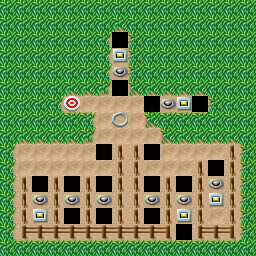

A 2D game scene composited from a Tiled map and its tileset images. What follows is a short description and the map's XML, with each tile layer's data collapsed to a summary:
An orthogonal 16x16 tile map with 16x16 px tiles, 3 tile layers (Grass, Ground, Wall), 2 tilesets and 33 objects (8x 2_Rotate, 6x Nest, player-start, Finish, RotateButton8, ...).

<map version="1.10" tiledversion="1.10.2" orientation="orthogonal" renderorder="right-down" width="16" height="16" tilewidth="16" tileheight="16" infinite="0" nextlayerid="554" nextobjectid="2218">
 <properties>
  <property name="excalibur" type="bool" value="true" />
 </properties>
 <tileset firstgid="1" name="tileset" tilewidth="16" tileheight="16" tilecount="48" columns="8">
  <image source="1level.png" width="128" height="96" />
 </tileset>
 <tileset firstgid="49" name="tile_finish" tilewidth="16" tileheight="16" tilecount="4" columns="4">
  <image source="tile_finish.png" width="64" height="16" />
  <tile id="0">
   <animation>
    <frame tileid="0" duration="90" />
    <frame tileid="1" duration="90" />
    <frame tileid="2" duration="90" />
    <frame tileid="3" duration="90" />
   </animation>
  </tile>
 </tileset>
 <layer id="542" name="Grass" width="16" height="16">
  <data>[256 cells, 117 non-empty, 5 distinct tile ids]</data>
 </layer>
 <layer id="544" name="Ground" width="16" height="16">
  <data>[256 cells, 50 non-empty, 8 distinct tile ids]</data>
 </layer>
 <layer id="543" name="Wall" width="16" height="16">
  <data>[256 cells, 73 non-empty, 11 distinct tile ids]</data>
 </layer>
 <objectgroup id="549" name="Camera">
  <object id="2195" name="player-start" x="120" y="120">
   <point />
  </object>
 </objectgroup>
 <objectgroup id="550" name="Finish">
  <object id="2197" name="Finish" gid="45" x="64" y="112" width="16" height="16">
   <properties>
    <property name="CollisionType" value="Passive" />
   </properties>
  </object>
 </objectgroup>
 <objectgroup id="551" name="RotateButtons">
  <properties>
   <property name="array" value="RotateButton1=true,RotateButton2=false,RotateButton3=true,RotateButton4=false,RotateButton5=true,RotateButton6=false,RotateButton7=true,RotateButton8=true" />
  </properties>
  <object id="2198" name="RotateButton8" gid="23" x="32" y="208" width="16" height="16" />
  <object id="2199" name="RotateButton7" gid="23" x="64" y="208" width="16" height="16" />
  <object id="2200" name="RotateButton6" gid="23" x="96" y="208" width="16" height="16" />
  <object id="2201" name="RotateButton5" gid="23" x="144" y="208" width="16" height="16" />
  <object id="2202" name="RotateButton4" gid="23" x="176" y="208" width="16" height="16" />
  <object id="2203" name="RotateButton3" gid="23" x="208" y="192" width="16" height="16" />
  <object id="2204" name="RotateButton2" gid="23" x="160" y="112" width="16" height="16" />
  <object id="2205" name="RotateButton1" gid="23" x="112" y="80" width="16" height="16" />
 </objectgroup>
 <objectgroup id="552" name="ConvertorButtons">
  <properties>
   <property name="array" value="ConvertorButton1=true,ConvertorButton2=false,ConvertorButton3=false,ConvertorButton4=true,ConvertorButton5=true" />
  </properties>
  <object id="2206" name="ConvertorButton5" gid="39" x="32" y="224" width="16" height="16" />
  <object id="2207" name="ConvertorButton4" gid="39" x="176" y="224" width="16" height="16" />
  <object id="2208" name="ConvertorButton3" gid="39" x="208" y="208" width="16" height="16" />
  <object id="2209" name="ConvertorButton2" gid="39" x="176" y="112" width="16" height="16" />
  <object id="2210" name="ConvertorButton1" gid="39" x="112" y="64" width="16" height="16" />
 </objectgroup>
 <objectgroup id="553" name="Nests">
  <object id="2212" name="Nest" gid="46" x="64" y="224" width="16" height="16">
   <properties>
    <property name="CollisionType" value="Passive" />
   </properties>
  </object>
  <object id="2213" name="Nest" gid="46" x="96" y="224" width="16" height="16">
   <properties>
    <property name="CollisionType" value="Passive" />
   </properties>
  </object>
  <object id="2214" name="Nest" gid="46" x="144" y="224" width="16" height="16">
   <properties>
    <property name="CollisionType" value="Passive" />
   </properties>
  </object>
  <object id="2215" name="Nest" gid="46" x="176" y="240" width="16" height="16">
   <properties>
    <property name="CollisionType" value="Passive" />
   </properties>
  </object>
  <object id="2216" name="Nest" gid="46" x="192" y="112" width="16" height="16">
   <properties>
    <property name="CollisionType" value="Passive" />
   </properties>
  </object>
  <object id="2217" name="Nest" gid="46" x="112" y="48" width="16" height="16">
   <properties>
    <property name="CollisionType" value="Passive" />
   </properties>
  </object>
 </objectgroup>
 <objectgroup id="545" name="Convertor">
  <object id="2182" name="Convertor_Down" gid="44" x="96" y="160" width="16" height="16">
   <properties>
    <property name="CollisionType" value="Passive" />
   </properties>
  </object>
  <object id="2184" name="Convertor_Up" gid="43" x="144" y="160" width="16" height="16">
   <properties>
    <property name="CollisionType" value="Passive" />
   </properties>
  </object>
 </objectgroup>
 <objectgroup id="546" name="Rotate">
  <object id="2185" name="2_Rotate" gid="30" x="208" y="176" width="16" height="16">
   <properties>
    <property name="CollisionType" value="Passive" />
    <property name="state" value="Y" />
   </properties>
  </object>
  <object id="2186" name="2_Rotate" gid="30" x="176" y="192" width="16" height="16">
   <properties>
    <property name="CollisionType" value="Passive" />
    <property name="state" value="Y" />
   </properties>
  </object>
  <object id="2187" name="2_Rotate" gid="30" x="144" y="192" width="16" height="16">
   <properties>
    <property name="CollisionType" value="Passive" />
    <property name="state" value="Y" />
   </properties>
  </object>
  <object id="2188" name="2_Rotate" gid="30" x="96" y="192" width="16" height="16">
   <properties>
    <property name="CollisionType" value="Passive" />
    <property name="state" value="Y" />
   </properties>
  </object>
  <object id="2189" name="2_Rotate" gid="30" x="64" y="192" width="16" height="16">
   <properties>
    <property name="CollisionType" value="Passive" />
    <property name="state" value="Y" />
   </properties>
  </object>
  <object id="2190" name="2_Rotate" gid="30" x="32" y="192" width="16" height="16">
   <properties>
    <property name="CollisionType" value="Passive" />
    <property name="state" value="Y" />
   </properties>
  </object>
  <object id="2191" name="2_Rotate" gid="29" x="144" y="112" width="16" height="16">
   <properties>
    <property name="CollisionType" value="Passive" />
    <property name="state" value="X" />
   </properties>
  </object>
  <object id="2192" name="2_Rotate" gid="30" x="112" y="96" width="16" height="16">
   <properties>
    <property name="CollisionType" value="Passive" />
    <property name="state" value="Y" />
   </properties>
  </object>
 </objectgroup>
 <objectgroup id="547" name="Locks">
  <object id="2193" name="Lock_Silver" gid="34" x="80" y="112" width="16" height="16">
   <properties>
    <property name="CollisionType" value="Passive" />
   </properties>
  </object>
 </objectgroup>
 <objectgroup id="548" name="Keys">
  <object id="2194" name="Key_Silver" gid="33" x="208" y="224" width="16" height="16">
   <properties>
    <property name="CollisionType" value="Passive" />
   </properties>
  </object>
 </objectgroup>
</map>
